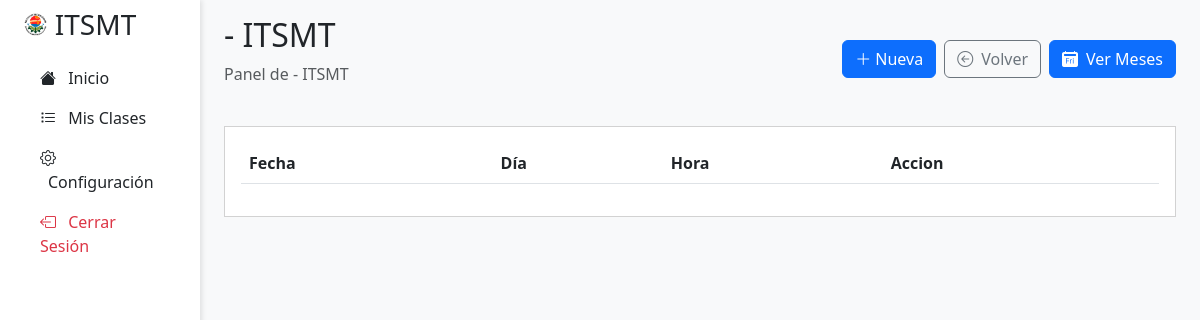
The app's page /view/mis-clases/asistencias.php?id=3 (signed in), older data.
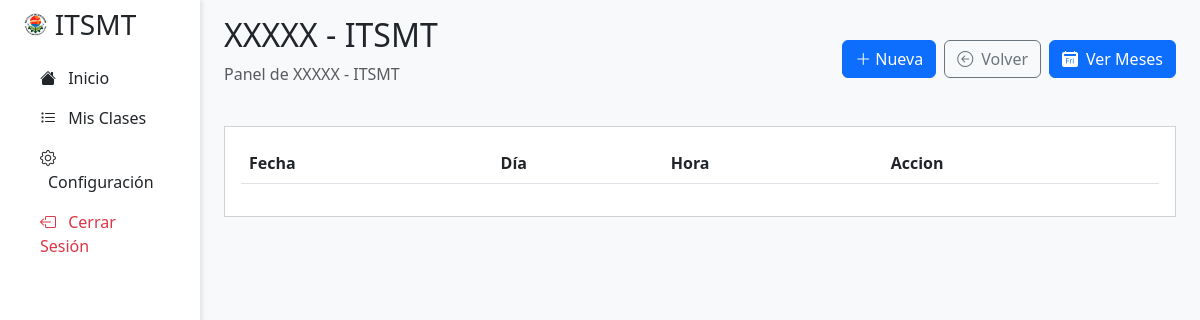
The same page, newer data.
### tables this page shows
CREATE TABLE `asignaturas` (
  `id` varchar(10) NOT NULL,
  `nombre_asignatura` varchar(50) NOT NULL,
  PRIMARY KEY (`id`)
);

### view/mis-clases/asistencias.php (the view, shortened to what this page needs)
<?php
include_once __DIR__ . "../../../php/conexion.php";
$clase_id = $_GET["id"];
$sql = $conexion->query("SELECT a.nombre_asignatura FROM clases c INNER JOIN asignaturas a ON c.asignatura_id = a.id WHERE c.id = $clase_id");
$titulo = $sql->fetch_object()->nombre_asignatura . " - " . SIGLAS;
include_once __DIR__ . "../../layout/header.php";
?>
<div class="col-md-9 col-lg-10 ms-sm-auto px-4 main-content">
    <div class="d-flex justify-content-between flex-wrap flex-md-nowrap align-items-center pt-3 pb-2 mb-3">
        <div>
            <h1 class="h2"><?= $titulo ?></h1>
            <p class="text-muted">Panel de <?= $titulo ?></p>
        </div>
        <div class="action-buttons d-flex gap-2">
            <a class="btn btn-primary" href="<?= URL_RAIZ ?>view/mis-clases/nueva-asistencia.php?id=<?= $clase_id ?>">
                <i class="bi bi-plus-lg"></i> Nueva
            </a>
            <a class="btn btn-outline-secondary" href="<?= URL_RAIZ ?>view/mis-clases/">
                <i class="bi bi-arrow-left-circle me-2"></i>Volver
            </a>
            <a class="btn btn-primary" href="<?= URL_RAIZ ?>view/mis-clases/ver-meses.php?id=<?= $clase_id ?>">
                <i class="bi bi-calendar2-day-fill me-2"></i>Ver Meses
            </a>
        </div>
    </div>
    <div class="card mb-4 p-3 rounded-0">
        <div class="table-responsive">
            <table class="table table-striped">
                <thead>
                    <tr>
                        <th>Fecha</th>
                        <th>Día</th>
                        <th>Hora</th>
                        <th>Accion</th>
                    </tr>
                </thead>
            </table>
        </div>
    </div>
</div>
<?php include_once __DIR__ . "../../layout/footer.php"; ?>

Row changes from the older to the newer data that the page shows:
added asignaturas: nombre_asignatura "XXXXX - ITSMT"
Text that changed along with them:
$titulo: "- ITSMT" → (not shown)
